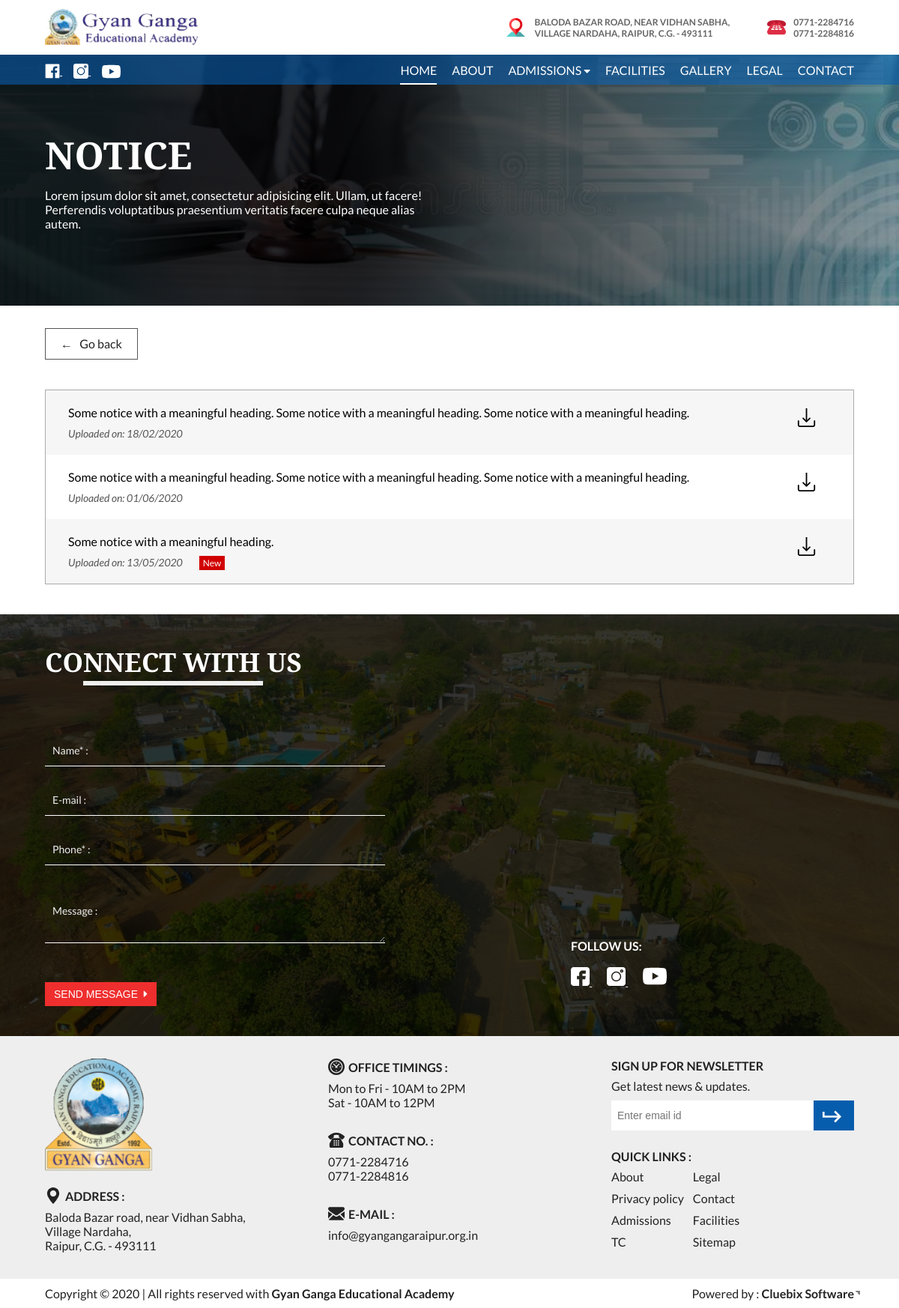
The page /index.php/notice on the database its author committed.
### tables this page shows
CREATE TABLE `webprofile` (
  `id` int(11) NOT NULL,
  `email` varchar(100) NOT NULL,
  `phone1` varchar(50) NOT NULL,
  `phone2` varchar(50) NOT NULL,
  `whatsapp_no` varchar(50) NOT NULL,
  `address_line1` varchar(50) NOT NULL,
  `address_line2` varchar(50) NOT NULL,
  `address_line3` varchar(100) NOT NULL,
  `timing_1` varchar(200) NOT NULL,
  `timing_2` varchar(200) NOT NULL,
  `fblink` varchar(50) NOT NULL,
  `instalink` varchar(50) NOT NULL,
  `twitterlink` varchar(50) NOT NULL,
  `youtubelink` varchar(500) NOT NULL,
  `virtual_tour` varchar(50) NOT NULL
);

CREATE TABLE `notice` (
  `id` int(11) NOT NULL,
  `content` text NOT NULL,
  `date` date NOT NULL,
  `file_src` varchar(500) NOT NULL DEFAULT '_blank',
  `status` varchar(100) NOT NULL DEFAULT 'old'
);

### application/controllers/Notice.php (called while the page is built, shortened)
<?php
class Notice extends MY_Controller {
	function __construct(){
		$this->load->model('GetModel','fetch');
	}
	public function index()
	{
		$profile=$this->fetch->getWebProfile();
		$notice=$this->fetch->getInfo('notice');
		$this->load->view('header',['web'=>$profile ,
									'title'=>'Notice',
									'notice'=>$notice
									]);
		$this->load->view('notice');
		$this->load->view('footer');
	}
}

### index.php (called while the page is built, shortened)
<?php
require_once BASEPATH.'core/CodeIgniter.php';

### application/models/GetModel.php (called while the page is built, shortened)
<?php
class GetModel extends CI_Model{
    public function getInfo($table)
    {
        return $this->db->get($table)->result();
    }
    public function getWebProfile()
    {
        return $this->db->get('webprofile')->row();
    }
}
?>

### application/views/notice.php (the view, shortened to what this page needs)
<div class="subheader" style="background:linear-gradient(to right,rgba(0,0,0,0.85) 40%,rgba(0,0,0,0.3)), url('<?=base_url()?>assets/images/header-notice.jpg') no-repeat">
    <div class="wrapper">
        <h2 class="subheader-head serif">Notice</h2>
        <p class="subheader-txt">Lorem ipsum dolor sit amet, consectetur adipisicing elit. Ullam, ut facere! Perferendis voluptatibus praesentium veritatis facere culpa neque alias autem.</p>
    </div>
</div>
<a class="back-link"  onclick="window.history.back()">← &nbsp; Go back</a>
<section class="all-news notice-all">
    <div class="wrapper">
        <?php foreach($notice as $n){?>
        <div class="news-txt">
            <div class="txt">
                <a href="<?=base_url('assets/notice/').$n->file_src?>" target="_blank"><?=$n->content?></a><br>
                <small><em>Uploaded on: <?=date('d/m/Y',strtotime($n->date))?></em></small>
                <?php if($n->status=='new'){?>
                    <span class="new-tag">New</span>
                <?php }?>
            </div>
            <a href="<?=base_url('assets/notice/').$n->file_src?>" target="_blank">
            </a>
        </div>
        <?php }?>
    </div>
</section>

### application/views/header.php (shortened to what this page needs)
<!DOCTYPE html>
<html lang="en">
<head>
    <link rel="stylesheet" href="https://cdnjs.cloudflare.com/ajax/libs/font-awesome/5.13.0/css/all.min.css" />
    <link rel="stylesheet" href="<?=base_url('assets/')?>css/owl.carousel.min.css">
    <link rel="stylesheet" href="<?=base_url('assets/')?>css/owl.theme.default.min.css">
    <link rel="stylesheet" href="<?=base_url('assets/')?>css/float_label.css">
    <link rel="stylesheet" href="<?=base_url('assets/')?>css/animate.css">
    <link rel="stylesheet" href="<?=base_url('assets/')?>css/style.css">
</head>
<body>
    <div class="logo-bar wow fadeInDown">
        <div class="wrapper">
            <a href="<?=base_url()?>"><img src="<?=base_url('assets/')?>images/logo.png" alt="GGR Logo" class="logo"></a>
            <div class="address-bar">
                <div class="top-address">
                    <p><?=$web->address_line1?> <br> <?=$web->address_line2?> <?=$web->address_line3?></p>
                </div>
                <div class="top-phone">
                    <img src="<?=base_url('assets/')?>images/phone-icon-red.png" alt="Phone">
                    <p><?=$web->phone1?> <br> <?=$web->phone2?></p>
                </div>
            </div>
        </div>
    </div>
    <nav class="wow fadeInDown" data-wow-delay="0.5s">
        <div class="wrapper">
            <div class="left-links">
                <a href="<?=$web->fblink?>" target="_blank" class="fblink">
                </a>
                <a href="<?=$web->instalink?>" target="_blank" class="instalink">
                </a>
                <a href="<?=$web->youtubelink?>" target="_blank" class="ytlink">
                </a>
            </div>
            <ul class="menu">
                <li><a href="<?=base_url()?>" class="active">Home</a></li>
                <li><a href="<?=base_url('About')?>">About</a></li>
                <li class="dropdown sm-hide nowrap">
                    <a>Admissions <i class="fa fa-caret-down fa-sm"></i></a>
                </li>
                <li><a href="<?=base_url('Facilities')?>">Facilities</a></li>
                <li><a href="<?=base_url('Gallery')?>">Gallery</a></li>
                <li><a href="<?=base_url('Legal')?>">Legal</a></li>
                <li><a href="<?=base_url('Contact')?>">Contact</a></li>
            </ul>
        </div>
    </nav>

### application/views/footer.php (shortened to what this page needs)
    <section class="contact" style="background: linear-gradient(to right, rgba(0,0,0,0.8), rgba(0,0,0,0.8)),url('assets/images/ggr-drone.jpg') no-repeat;">
        <div class="wrapper wow fadeInUp" data-wow-offset="100">
        <h2 class="serif heading">
            Connect with us
        </h2>
        <div class="content">
            <form action="<?=base_url('Home/Mail')?>" method="POST">
                <div class="form-group">
                    <input type="text" maxlength="20" name="name" id="name" x-moz-errormessage="Enter name here" oninvalid="this.setCustomValidity('Enter name here')" oninput="this.setCustomValidity('')" required>
                    <label for="name">Name* :</label>
                </div>
                <div class="form-group">
                    <input type="email" maxlength="30" name="email" id="email" x-moz-errormessage="Enter e-mail here" oninvalid="this.setCustomValidity('Enter e-mail here')" oninput="this.setCustomValidity('')">
                    <label for="email">E-mail :</label>
                </div>
                <div class="form-group">
                    <input type="text" x-moz-errormessage="Enter Contact no. here"  name="phone" pattern="[6-9]{1}[0-9]{9}" oninvalid="this.setCustomValidity('')" oninput="this.setCustomValidity('')" maxlength="10" title="Enter 10 digit mobile no. starting with 6,7,8, or 9" required>
                    <label for="phone">Phone* :</label>
                </div>
                <div class="form-group remarker">
                    <textarea name="message" rows="3" maxlength="200" id="message"></textarea>
                    <label for="message">Message :</label>
                </div>
                <button type="submit" class="btn"> Send message &nbsp;<i class="fa fa-caret-right"></i></button>
            </form>
            <div class="map-social">
                <iframe src="https://www.google.com/maps/embed?pb=!1m18!1m12!1m3!1d12504.243146400868!2d81.72878186919894!3d21.28991672284088!2m3!1f0!2f0!3f0!3m2!1i1024!2i768!4f13.1!3m3!1m2!1s0x3a28e834bcf78343%3A0x20841ab1597abf82!2sGyan%20Ganga%20Educational%20Academy!5e0!3m2!1sen!2sin!4v1590737904697!5m2!1sen!2sin" frameborder="0" style="border:0;" allowfullscreen="" aria-hidden="false" tabindex="0"></iframe>
                <div class="social-links">
                    <h3>Follow us:</h3>
                    <a href="<?=$web->fblink?>" target="_blank" class="fblink">
                        <svg viewBox="0 0 512 512" xmlns="http://www.w3.org/2000/svg">
                            <path d="m437 0h-362c-41.351562 0-75 33.648438-75 75v362c0 41.351562 33.648438 75 75 75h151v-181h-60v-90h60v-61c0-49.628906 40.371094-90 90-90h91v90h-91v61h91l-15 90h-76v181h121c41.351562 0 75-33.648438 75-75v-362c0-41.351562-33.648438-75-75-75zm0 0"/>
                        </svg>
                    </a>
                    <a href="<?=$web->instalink?>" target="_blank" class="instalink">
                    </a>
                    <a href="<?=$web->youtubelink?>" target="_blank" class="ytlink">
                    </a>
                </div>
            </div>
        </div>
        </div>
    </section>
    <footer>
        <div class="ufooter">
            <div class="emblem">
                <img src="assets/images/footer-logo.PNG" alt="Gyan Ganga emblem">
                <div class="address">
                    <div class="footer-head">
                        <h4>Address :</h4>
                    </div>
                    <p><?=$web->address_line1?></p>
                    <p><?=$web->address_line2?></p>
                    <p><?=$web->address_line3?></p>
                </div>
            </div>
            <div class="info">
                <div class="timings">
                    <div class="footer-head">
                        <h4>Office timings :</h4>
                    </div>
                    <p><?=$web->timing_1?></p>
                    <p><?=$web->timing_2?></p>
                </div>
                <div class="footer-contact">
                    <div class="footer-head">
                        <h4>Contact no. :</h4>
                    </div>
                    <p><?=$web->phone1?></p>
                    <p><?=$web->phone2?></p>
                </div>
                <div class="email">
                    <div class="footer-head">
                        <h4>E-mail :</h4>
                    </div>
                    <p><?=$web->email?></p>
                </div>
            </div>
            <div class="newsletter">
                <div class="sign-up">
                    <div class="footer-head">
                        <h4>Sign up for newsletter</h4>
                    </div>
                    <p>Get latest news & updates.</p>
                    <form action="<?=base_url('Home/Subscribe')?>" method="POST">
                        <div class="field">
                            <input type="email" name="email" placeholder="Enter email id" required>
                            <button type="submit" class="signup-btn">
                            </button>
                        </div>
                    </form>
                </div>
                <div class="quick-links">
                    <div class="footer-head">
                        <h4>Quick Links :</h4>
                    </div>
                    <div class="links">
                        <p><a href="<?=base_url('About')?>">About</a></p>
                        <p><a href="<?=base_url('Legal')?>">Legal</a></p>
                        <p><a href="<?=base_url('Policy')?>">Privacy policy</a></p>
                        <p><a href="<?=base_url('Contact')?>">Contact</a></p>
                        <p><a href="<?=base_url('Admissions')?>">Admissions</a></p>
                        <p><a href="<?=base_url('Facilities')?>">Facilities</a></p>
                        <p><a href="<?=base_url('TC')?>">TC</a></p>
                        <p><a href="<?=base_url('Sitemap')?>">Sitemap</a></p>
                    </div>
                </div>
            </div>
        </div>
        <div class="lfooter">
            <p class="cpy">
                <span>Copyright </span> &copy; 2020 | All rights reserved with<strong> Gyan Ganga Educational Academy</strong>
             </p>
             <p class="powered">
                 Powered by :
                 <strong><a href="https://cluebix.com" target="_blank">Cluebix Software</a></strong>
             </p>
        </div>
    </footer>
</body>
</html>

### assets/css/float_label.css (style rules this page uses)
.form-group { position:relative; }
label { position:absolute; left:10px; top:40%; transform: translateY(-50%); transition:all 0.3s; color:#999; font-weight:normal; cursor: text; pointer-events: none; }

### rows shown on the page
webprofile: address_line1 "BALODA BAZAR ROAD, NEAR VIDHAN SABHA,", address_line2 "VILLAGE NARDAHA,", address_line3 "RAIPUR, C.G. - 493111", phone1 "0771-2284716", phone2 "0771-2284816", address_line1 "Baloda Bazar road, near Vidhan Sabha,", address_line2 "Village Nardaha,", address_line3 "Raipur, C.G. - 493111", timing_1 "Mon to Fri - 10AM to 2PM", timing_2 "Sat - 10AM to 12PM", email "info@gyangangaraipur.org.in"
notice: content "Some notice with a meaningful heading. Some notice with a meaningful heading. Some notice with a meaningful heading.", date "18/02/2020"
notice: content "Some notice with a meaningful heading. Some notice with a meaningful heading. Some notice with a meaningful heading.", date "01/06/2020"
notice: content "Some notice with a meaningful heading.", date "13/05/2020", status "New"
